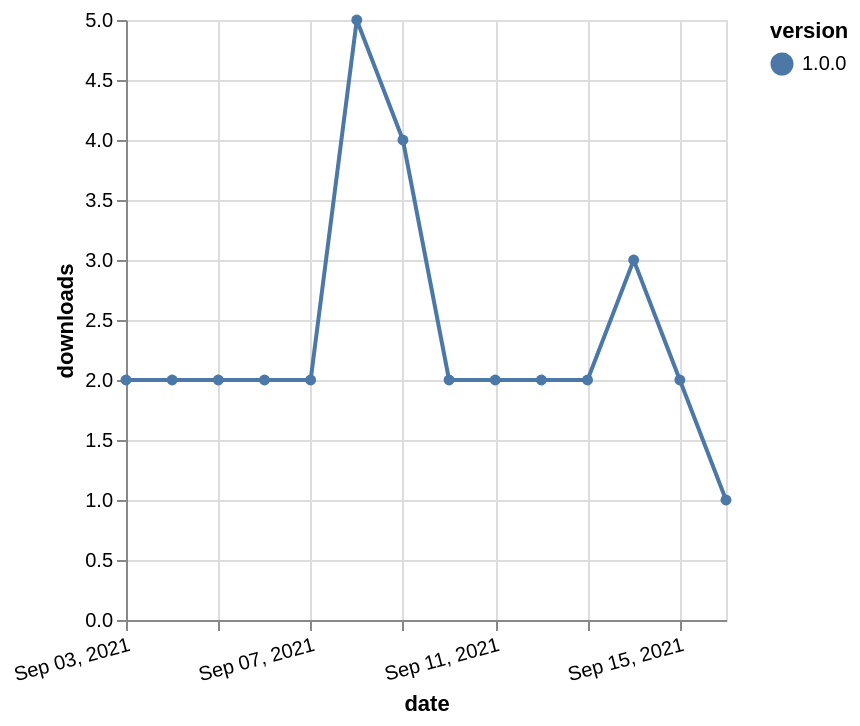

Source (Vega-Lite JSON):
### Vega-Lite specification from a JSON file in a GitHub repository (floating-point values rounded to 4 significant figures)
{"$schema": "https://vega.github.io/schema/vega-lite/v5.json", "description": "A simple bar chart with embedded data.", "data": {"values": [{"date": "2021-09-03", "total": 1120, "delta": 2, "version": "1.0.0"}, {"date": "2021-09-04", "total": 1122, "delta": 2, "version": "1.0.0"}, {"date": "2021-09-05", "total": 1124, "delta": 2, "version": "1.0.0"}, {"date": "2021-09-06", "total": 1126, "delta": 2, "version": "1.0.0"}, {"date": "2021-09-07", "total": 1128, "delta": 2, "version": "1.0.0"}, {"date": "2021-09-08", "total": 1133, "delta": 5, "version": "1.0.0"}, {"date": "2021-09-09", "total": 1137, "delta": 4, "version": "1.0.0"}, {"date": "2021-09-10", "total": 1139, "delta": 2, "version": "1.0.0"}, {"date": "2021-09-11", "total": 1141, "delta": 2, "version": "1.0.0"}, {"date": "2021-09-12", "total": 1143, "delta": 2, "version": "1.0.0"}, {"date": "2021-09-13", "total": 1145, "delta": 2, "version": "1.0.0"}, {"date": "2021-09-14", "total": 1148, "delta": 3, "version": "1.0.0"}, {"date": "2021-09-15", "total": 1150, "delta": 2, "version": "1.0.0"}, {"date": "2021-09-16", "total": 1151, "delta": 1, "version": "1.0.0"}]}, "width": "container", "mark": {"type": "line", "point": {"filled": true}}, "encoding": {"x": {"field": "date", "type": "temporal", "timeUnit": "yearmonthdate", "title": "date", "axis": {"labelAngle": -15}}, "y": {"field": "delta", "type": "quantitative", "title": "downloads"}, "color": {"field": "version", "type": "nominal"}, "tooltip": {"field": "delta"}}}
